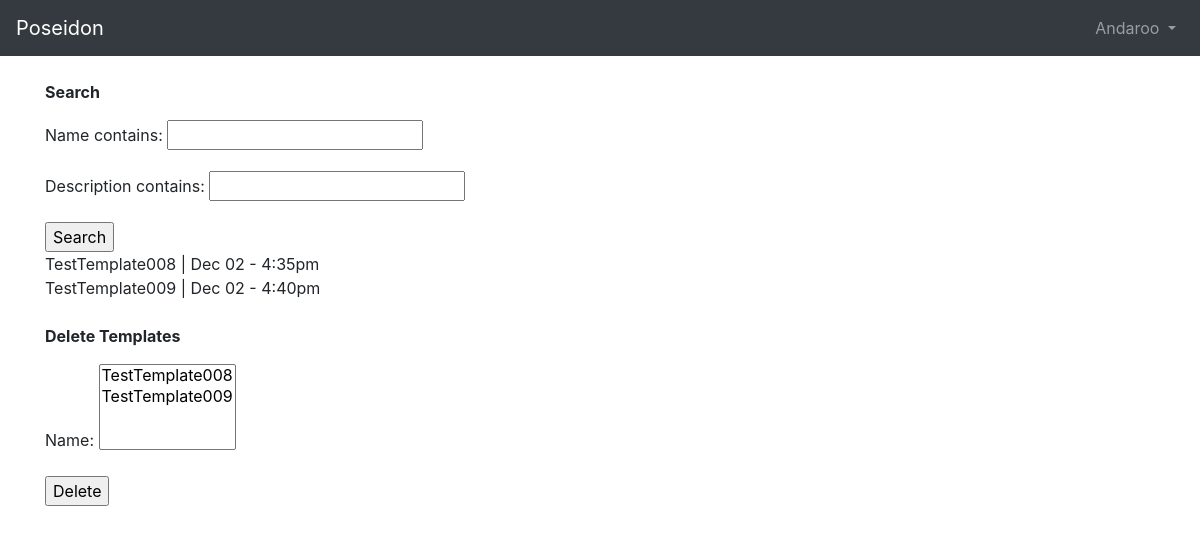
Before: /manage_templates/ (signed in) with the older database file.
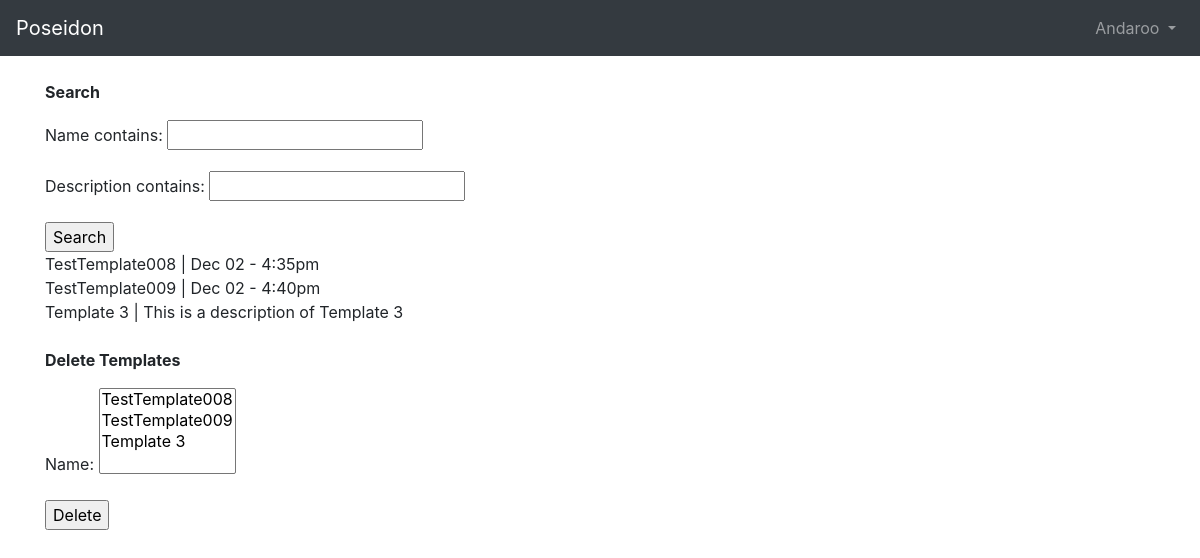
After: the same page with the newer database file.
### users/models.py (models this page shows, shortened)
class CustomUser(AbstractUser):
  first_name = models.CharField(max_length=50)
  last_name = models.CharField(max_length=50)
  organization = models.CharField(max_length=50, default="", blank=True)

### docs/models.py (models this page shows)
class Template(models.Model):
  user = models.ForeignKey("users.CustomUser", on_delete=models.CASCADE)
  name = models.CharField(max_length=50)
  description = models.TextField(max_length=250)
  docx_file = models.FileField(("DOCX File"),
    upload_to=user_directory_path,
    validators=[FileExtensionValidator(allowed_extensions=['docx'])])
  created = models.DateTimeField(auto_now_add=True, editable=False)
  last_updated = models.DateTimeField(auto_now=True, editable=False)
  def __str__(self):
    return self.name

### docs/views.py (the view)
# urls.py: path('manage_templates/', views.manage_templates, name='manage_templates'),
def manage_templates(request):
    if request.method == 'GET':
        f = TemplateFilter(request.GET, queryset=Template.objects.filter(user=request.user)) #TO DO: add functionality to the filter list - either go to the template or have an option to delete it
    if request.method == 'POST':
        choice_form = TemplateChoiceDelete(request.POST, user=request.user)
        if choice_form.is_valid():
            choice_form.cleaned_data['name'].delete()
    else:
        choice_form = TemplateChoiceDelete(user=request.user)
    return render(request, 'docs/manage_templates.html', {'filter': f, 'choice_form': choice_form})

### docs/forms.py
class TemplateChoiceDelete(forms.Form):
  name = forms.ModelMultipleChoiceField(queryset=Template.objects.all())
  def __init__(self, *args, **kwargs):
      user = kwargs.pop('user')
      super(TemplateChoiceDelete, self).__init__(*args, **kwargs)
      self.fields['name'].queryset = Template.objects.filter(user=user)

### templates/docs/manage_templates.html (shortened to what this page needs)
{% extends "base.html" %}
{% block content %}
    <p> <b> Search </b> </p>
    <form action="" method="get">
        {{ filter.form.as_p }}
        <input type="submit" value="Search" />
    </form>
    {% for obj in filter.qs %}
        {{ obj.name }} | {{ obj.description }}<br />
    {% endfor %}
    <br>
    <p><b> Delete Templates </b></p>
    <form action="" method="post">
        {{ choice_form.as_p }}
      <input type="submit" onclick="return confirm('Are you sure? This will delete the selected template(s)')" value="Delete">
    </form>
{% endblock %}

### templates/base.html (shortened to what this page needs)
<!DOCTYPE html>
<html lang="en">
<head>
    <link rel="stylesheet" href="https://cdn.jsdelivr.net/npm/bootstrap@4.5.3/dist/css/bootstrap.min.css">
</head>
<body>
    <nav class="navbar navbar-expand-md navbar-dark bg-dark mb-4">
        <a class="navbar-brand" href="{% url 'docs:home' %}">Poseidon</a>
        <div class="collapse navbar-collapse" id="navbarCollapse">
            {% if user.is_authenticated %}
                <ul class="navbar-nav ml-auto">
                    <li class="nav-item">
                        <a class="nav-link dropdown-toggle" href="#" id="userMenu"
                            data-toggle="dropdown" aria-haspopup="true"
                            aria-expanded="false">
                            {{ user.username }}
                        </a>
                    </li>
                </ul>
            {% else %}
                <form class="form-inline ml-auto">
                    <a href="{% url 'login' %}" class="btn btn-outline-secondary">Log In</a>
                    <a href="{% url 'signup' %}" class="btn btn-primary ml-2">Sign up</a>
                </form>
            {% endif %}
        </div>
    </nav>
    <div class="container">
        {% block content %}
        {% endblock content %}
    </div>
</body>
</html>

Changed rows visible on the page:
computed for Template "TestTemplate008": name "TestTemplate008 / TestTemplate009" → "TestTemplate008 / TestTemplate009 / Template 3"
added Template: name "Template 3", description "This is a description of Template 3"
